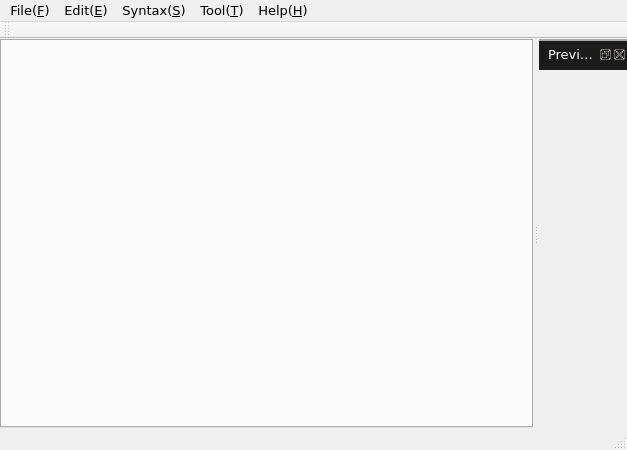
<?xml version="1.0" encoding="UTF-8"?>
<ui version="4.0">
 <class>Marken</class>
 <widget class="QMainWindow" name="Marken">
  <property name="geometry">
   <rect>
    <x>0</x>
    <y>0</y>
    <width>627</width>
    <height>450</height>
   </rect>
  </property>
  <property name="font">
   <font>
    <family>Verdana</family>
    <pointsize>10</pointsize>
    <stylestrategy>PreferAntialias</stylestrategy>
   </font>
  </property>
  <property name="windowTitle">
   <string>Marken</string>
  </property>
  <widget class="QWidget" name="centralWidget">
   <layout class="QVBoxLayout" name="verticalLayout">
    <property name="spacing">
     <number>0</number>
    </property>
    <property name="leftMargin">
     <number>0</number>
    </property>
    <property name="topMargin">
     <number>0</number>
    </property>
    <property name="rightMargin">
     <number>0</number>
    </property>
    <property name="bottomMargin">
     <number>0</number>
    </property>
    <item>
     <widget class="QTabWidget" name="tabWidget">
      <property name="acceptDrops">
       <bool>true</bool>
      </property>
      <property name="styleSheet">
       <string notr="true">QTabBar::tab {
  color: white;
  background-color: #1B1B1B;
  padding: 5px 15px 5px 10px;
  border-left: 1px solid rgb(151, 153, 152);
  border-top: 2px solid rgb(151, 153, 152);
}

QTabBar::tab:selected {
  border-top: 2px solid rgb(51, 153, 255);
}
</string>
      </property>
      <property name="tabShape">
       <enum>QTabWidget::Triangular</enum>
      </property>
      <property name="tabsClosable">
       <bool>true</bool>
      </property>
      <property name="movable">
       <bool>true</bool>
      </property>
     </widget>
    </item>
   </layout>
  </widget>
  <widget class="QMenuBar" name="menuBar">
   <property name="geometry">
    <rect>
     <x>0</x>
     <y>0</y>
     <width>627</width>
     <height>21</height>
    </rect>
   </property>
   <widget class="QMenu" name="menuFile">
    <property name="title">
     <string>File(&amp;F)</string>
    </property>
    <addaction name="actionNew"/>
    <addaction name="actionOpen"/>
    <addaction name="actionSave"/>
    <addaction name="actionSave_All"/>
    <addaction name="actionSave_As"/>
    <addaction name="separator"/>
    <addaction name="actionClose"/>
    <addaction name="actionClose_All"/>
    <addaction name="separator"/>
    <addaction name="actionQuit"/>
   </widget>
   <widget class="QMenu" name="menuEdit">
    <property name="title">
     <string>Edit(&amp;E)</string>
    </property>
    <addaction name="actionUndo"/>
    <addaction name="actionRedo"/>
    <addaction name="separator"/>
    <addaction name="actionCut"/>
    <addaction name="actionCopy"/>
    <addaction name="actionPaste"/>
    <addaction name="actionDelete"/>
    <addaction name="separator"/>
    <addaction name="actionSelect_All"/>
    <addaction name="separator"/>
    <addaction name="actionPreference"/>
   </widget>
   <widget class="QMenu" name="menuHelp">
    <property name="title">
     <string>Help(&amp;H)</string>
    </property>
    <addaction name="actionSyntax_Document"/>
   </widget>
   <widget class="QMenu" name="menuSyntax">
    <property name="title">
     <string>Syntax(&amp;S)</string>
    </property>
    <widget class="QMenu" name="menuAtx_Header">
     <property name="title">
      <string>Atx Header</string>
     </property>
     <addaction name="actionAtx_Header_1"/>
     <addaction name="actionAtx_Header_2"/>
     <addaction name="actionAtx_Header_3"/>
     <addaction name="actionAtx_Header_4"/>
     <addaction name="actionAtx_Header_5"/>
     <addaction name="actionAtx_Header_6"/>
    </widget>
    <widget class="QMenu" name="menuSetext_Header">
     <property name="title">
      <string>Setext Header</string>
     </property>
     <addaction name="actionSetext_Header_1"/>
     <addaction name="actionSetext_Header_2"/>
    </widget>
    <addaction name="menuAtx_Header"/>
    <addaction name="menuSetext_Header"/>
    <addaction name="actionHorizon_Line"/>
    <addaction name="separator"/>
    <addaction name="actionEmphasis"/>
    <addaction name="actionBold"/>
    <addaction name="actionInline_Code"/>
    <addaction name="separator"/>
    <addaction name="actionQuote"/>
    <addaction name="actionUnquote"/>
    <addaction name="actionOrdered_List"/>
    <addaction name="actionUnordered_List"/>
    <addaction name="separator"/>
    <addaction name="actionImage"/>
    <addaction name="actionInline_Link"/>
    <addaction name="actionReference_Link"/>
    <addaction name="actionLink_Label"/>
   </widget>
   <widget class="QMenu" name="menuTool">
    <property name="title">
     <string>Tool(&amp;T)</string>
    </property>
    <addaction name="actionPreview"/>
   </widget>
   <addaction name="menuFile"/>
   <addaction name="menuEdit"/>
   <addaction name="menuSyntax"/>
   <addaction name="menuTool"/>
   <addaction name="menuHelp"/>
  </widget>
  <widget class="QStatusBar" name="statusBar"/>
  <widget class="QDockWidget" name="dockWidgetPreview">
   <property name="font">
    <font>
     <family>Verdana</family>
     <pointsize>10</pointsize>
     <stylestrategy>PreferAntialias</stylestrategy>
     <kerning>true</kerning>
    </font>
   </property>
   <property name="styleSheet">
    <string notr="true">QDockWidget {
  color: white;
}

QDockWidget::title {
  padding: 5px;
  background-color: #1B1B1B;
  border-top: 2px solid darkgray;
}</string>
   </property>
   <property name="windowTitle">
    <string>Preview</string>
   </property>
   <attribute name="dockWidgetArea">
    <number>2</number>
   </attribute>
   <widget class="QWidget" name="dockWidgetContents">
    <layout class="QHBoxLayout" name="horizontalLayout">
     <property name="spacing">
      <number>0</number>
     </property>
     <property name="leftMargin">
      <number>0</number>
     </property>
     <property name="topMargin">
      <number>0</number>
     </property>
     <property name="rightMargin">
      <number>0</number>
     </property>
     <property name="bottomMargin">
      <number>0</number>
     </property>
     <item>
      <widget class="Previewer" name="previewer" native="true"/>
     </item>
    </layout>
   </widget>
  </widget>
  <widget class="QToolBar" name="mainToolBar">
   <attribute name="toolBarArea">
    <enum>TopToolBarArea</enum>
   </attribute>
   <attribute name="toolBarBreak">
    <bool>false</bool>
   </attribute>
  </widget>
  <action name="actionOpen">
   <property name="icon">
    <iconset resource="../icons.qrc">
     <normaloff>:/icon/open.png</normaloff>:/icon/open.png</iconset>
   </property>
   <property name="text">
    <string>Open...(&amp;O)</string>
   </property>
   <property name="shortcut">
    <string>Ctrl+O</string>
   </property>
  </action>
  <action name="actionNew">
   <property name="icon">
    <iconset resource="../icons.qrc">
     <normaloff>:/icon/new.png</normaloff>:/icon/new.png</iconset>
   </property>
   <property name="text">
    <string>New(&amp;N)</string>
   </property>
   <property name="shortcut">
    <string>Ctrl+N</string>
   </property>
  </action>
  <action name="actionSave">
   <property name="icon">
    <iconset resource="../icons.qrc">
     <normaloff>:/icon/save.png</normaloff>:/icon/save.png</iconset>
   </property>
   <property name="text">
    <string>Save(&amp;S)</string>
   </property>
   <property name="shortcut">
    <string>Ctrl+S</string>
   </property>
  </action>
  <action name="actionSave_As">
   <property name="icon">
    <iconset resource="../icons.qrc">
     <normaloff>:/icon/save_as.png</normaloff>:/icon/save_as.png</iconset>
   </property>
   <property name="text">
    <string>Save As...</string>
   </property>
   <property name="shortcut">
    <string>Ctrl+Shift+S</string>
   </property>
  </action>
  <action name="actionClose">
   <property name="icon">
    <iconset resource="../icons.qrc">
     <normaloff>:/icon/close.png</normaloff>:/icon/close.png</iconset>
   </property>
   <property name="text">
    <string>Close(&amp;C)</string>
   </property>
   <property name="shortcut">
    <string>Ctrl+W</string>
   </property>
  </action>
  <action name="actionQuit">
   <property name="icon">
    <iconset resource="../icons.qrc">
     <normaloff>:/icon/quit.png</normaloff>:/icon/quit.png</iconset>
   </property>
   <property name="text">
    <string>Quit(&amp;Q)</string>
   </property>
   <property name="shortcut">
    <string>Ctrl+Q</string>
   </property>
  </action>
  <action name="actionClose_All">
   <property name="text">
    <string>Close All</string>
   </property>
  </action>
  <action name="actionSave_All">
   <property name="icon">
    <iconset resource="../icons.qrc">
     <normaloff>:/icon/save all.png</normaloff>:/icon/save all.png</iconset>
   </property>
   <property name="text">
    <string>Save All</string>
   </property>
  </action>
  <action name="actionUndo">
   <property name="icon">
    <iconset resource="../icons.qrc">
     <normaloff>:/icon/undo.png</normaloff>:/icon/undo.png</iconset>
   </property>
   <property name="text">
    <string>Undo(&amp;U)</string>
   </property>
   <property name="shortcut">
    <string>Ctrl+Z</string>
   </property>
  </action>
  <action name="actionRedo">
   <property name="icon">
    <iconset resource="../icons.qrc">
     <normaloff>:/icon/redo.png</normaloff>:/icon/redo.png</iconset>
   </property>
   <property name="text">
    <string>Redo(&amp;R)</string>
   </property>
   <property name="shortcut">
    <string>Ctrl+Y</string>
   </property>
  </action>
  <action name="actionCut">
   <property name="icon">
    <iconset resource="../icons.qrc">
     <normaloff>:/icon/cut.png</normaloff>:/icon/cut.png</iconset>
   </property>
   <property name="text">
    <string>Cut(&amp;X)</string>
   </property>
   <property name="shortcut">
    <string>Ctrl+X</string>
   </property>
  </action>
  <action name="actionCopy">
   <property name="icon">
    <iconset resource="../icons.qrc">
     <normaloff>:/icon/copy.png</normaloff>:/icon/copy.png</iconset>
   </property>
   <property name="text">
    <string>Copy(&amp;C)</string>
   </property>
   <property name="shortcut">
    <string>Ctrl+C</string>
   </property>
  </action>
  <action name="actionPaste">
   <property name="icon">
    <iconset resource="../icons.qrc">
     <normaloff>:/icon/paste.png</normaloff>:/icon/paste.png</iconset>
   </property>
   <property name="text">
    <string>Paste(&amp;V)</string>
   </property>
   <property name="shortcut">
    <string>Ctrl+V</string>
   </property>
  </action>
  <action name="actionDelete">
   <property name="text">
    <string>Delete(&amp;D)</string>
   </property>
  </action>
  <action name="actionSelect_All">
   <property name="text">
    <string>Select All(&amp;S)</string>
   </property>
   <property name="shortcut">
    <string>Ctrl+A</string>
   </property>
  </action>
  <action name="actionFind_Replace">
   <property name="text">
    <string>Find/Replace(&amp;F)</string>
   </property>
   <property name="shortcut">
    <string>Ctrl+F</string>
   </property>
  </action>
  <action name="actionPreference">
   <property name="icon">
    <iconset resource="../icons.qrc">
     <normaloff>:/icon/preference.png</normaloff>:/icon/preference.png</iconset>
   </property>
   <property name="text">
    <string>Preference...</string>
   </property>
  </action>
  <action name="actionSyntax_Document">
   <property name="text">
    <string>Syntax Document</string>
   </property>
  </action>
  <action name="actionAtx_Header_1">
   <property name="text">
    <string>Atx Header 1</string>
   </property>
  </action>
  <action name="actionAtx_Header_2">
   <property name="text">
    <string>Atx Header 2</string>
   </property>
  </action>
  <action name="actionAtx_Header_3">
   <property name="text">
    <string>Atx Header 3</string>
   </property>
  </action>
  <action name="actionAtx_Header_4">
   <property name="text">
    <string>Atx Header 4</string>
   </property>
  </action>
  <action name="actionAtx_Header_5">
   <property name="text">
    <string>Atx Header 5</string>
   </property>
  </action>
  <action name="actionAtx_Header_6">
   <property name="text">
    <string>Atx Header 6</string>
   </property>
  </action>
  <action name="actionSetext_Header_1">
   <property name="text">
    <string>Setext Header 1</string>
   </property>
  </action>
  <action name="actionSetext_Header_2">
   <property name="text">
    <string>Setext Header 2</string>
   </property>
  </action>
  <action name="actionHorizon_Line">
   <property name="text">
    <string>Horizon Line</string>
   </property>
  </action>
  <action name="actionInline_Link">
   <property name="text">
    <string>Inline Link</string>
   </property>
  </action>
  <action name="actionInline_Code">
   <property name="text">
    <string>Inline Code</string>
   </property>
  </action>
  <action name="actionImage">
   <property name="text">
    <string>Image</string>
   </property>
  </action>
  <action name="actionReference_Link">
   <property name="text">
    <string>Reference Link</string>
   </property>
  </action>
  <action name="actionOrdered_List">
   <property name="text">
    <string>Ordered List</string>
   </property>
  </action>
  <action name="actionUnordered_List">
   <property name="text">
    <string>Unordered List</string>
   </property>
  </action>
  <action name="actionQuote">
   <property name="text">
    <string>Quote</string>
   </property>
   <property name="shortcut">
    <string>Ctrl+Shift+C</string>
   </property>
  </action>
  <action name="actionLink_Label">
   <property name="text">
    <string>Link Label</string>
   </property>
  </action>
  <action name="actionEmphasis">
   <property name="text">
    <string>Emphasis</string>
   </property>
   <property name="shortcut">
    <string>Ctrl+I</string>
   </property>
  </action>
  <action name="actionBold">
   <property name="text">
    <string>Bold</string>
   </property>
   <property name="shortcut">
    <string>Ctrl+B</string>
   </property>
  </action>
  <action name="actionUnquote">
   <property name="text">
    <string>Unquote</string>
   </property>
   <property name="shortcut">
    <string>Ctrl+Shift+X</string>
   </property>
  </action>
  <action name="actionPreview">
   <property name="icon">
    <iconset resource="../icons.qrc">
     <normaloff>:/icon/preview.png</normaloff>:/icon/preview.png</iconset>
   </property>
   <property name="text">
    <string>Preview</string>
   </property>
   <property name="shortcut">
    <string>F5</string>
   </property>
  </action>
 </widget>
 <layoutdefault spacing="6" margin="11"/>
 <customwidgets>
  <customwidget>
   <class>Previewer</class>
   <extends>QWidget</extends>
   <header>previewer.h</header>
   <container>1</container>
  </customwidget>
 </customwidgets>
 <resources>
  <include location="../icons.qrc"/>
 </resources>
 <connections/>
</ui>
